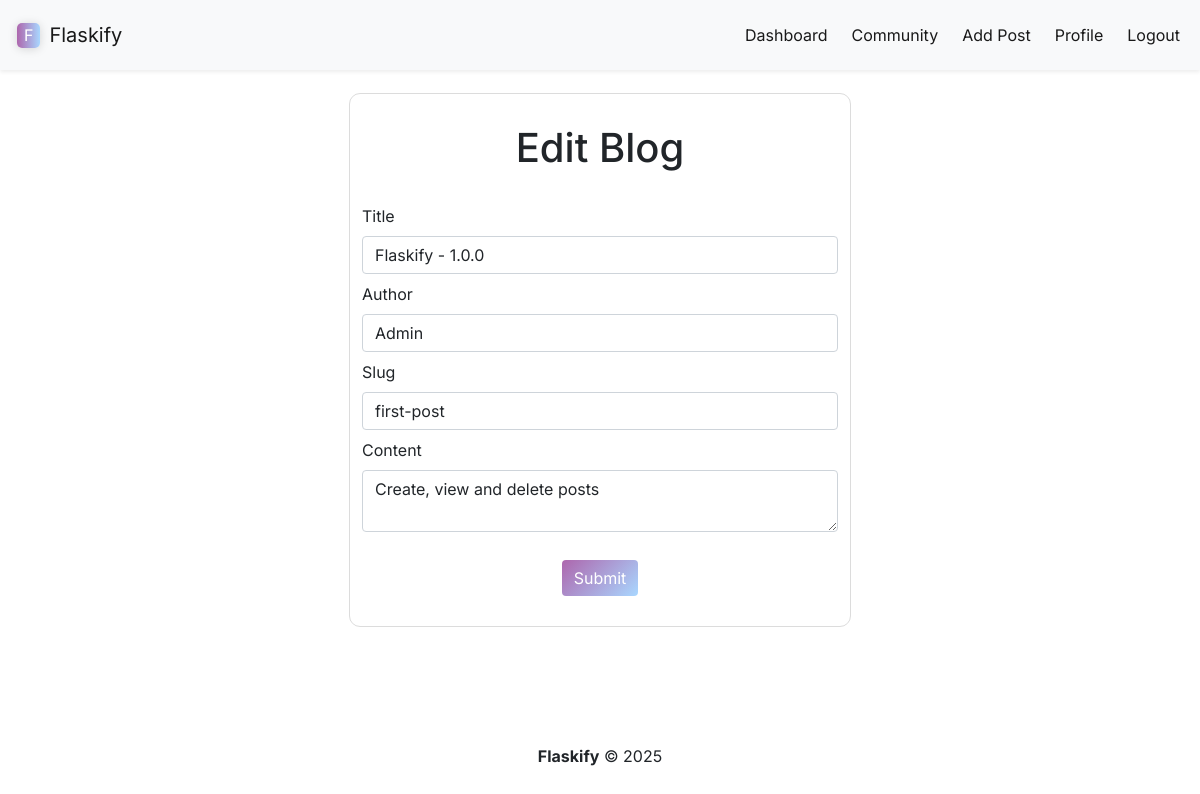
Page /posts/edit/1 (signed in) on the earlier database version.
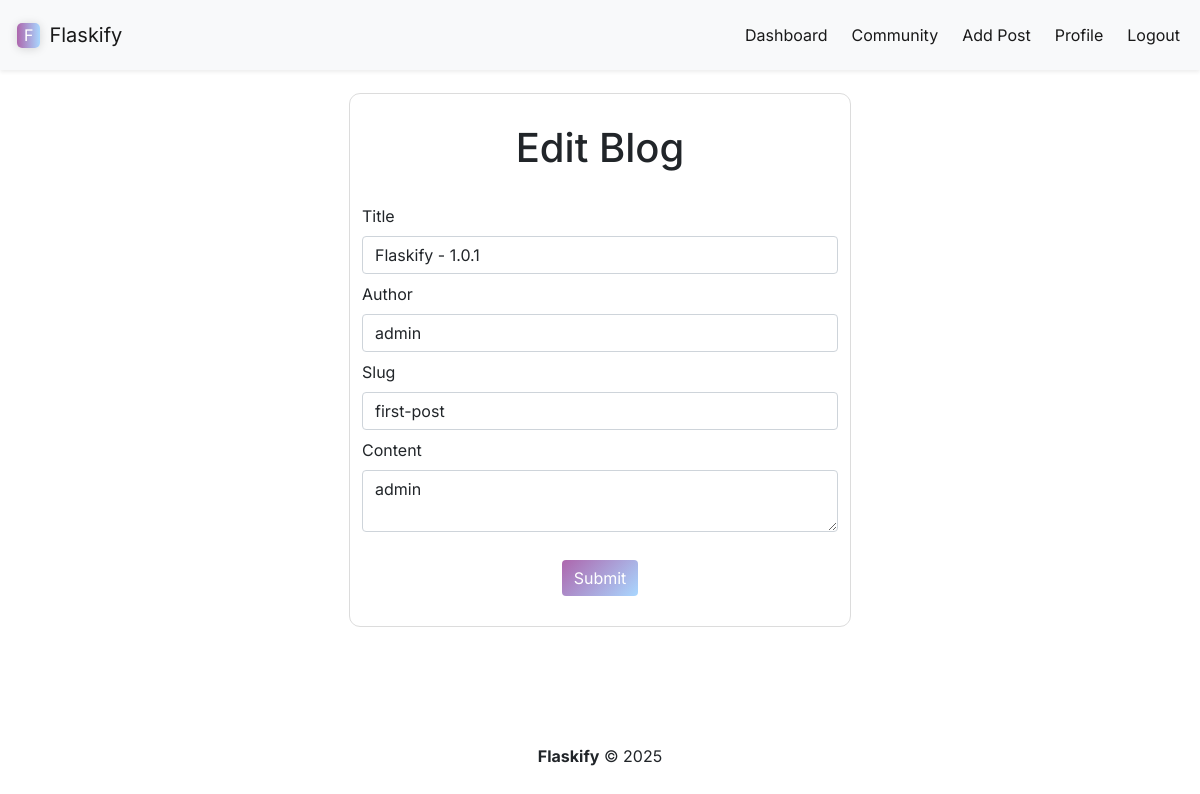
Same page on the later database version.
### models.py (models this page shows)
class Posts(db.Model):
    id = db.Column(db.Integer, primary_key=True)
    title = db.Column(db.String(999))
    content = db.Column(db.Text)
    author = db.Column(db.String(999))
    date_posted = db.Column(db.DateTime, default=datetime.now(timezone.utc))
    slug = db.Column(db.String(255))
    user_id = db.Column(db.Integer)

### app.py (the view, shortened to what this page needs)
@app.route('/posts/edit/<int:id>', methods=['GET', 'POST'])
@login_required
def edit_post(id):
    post = Posts.query.get_or_404(id)
    form = PostForm()
    form.title.data = post.title
    form.author.data = post.author
    form.slug.data = post.slug
    form.content.data = post.content
    return render_template("edit_post.html", form=form)

### web_forms.py
class PostForm(FlaskForm):
    title = StringField("Title", validators=[DataRequired()])
    content = StringField("Content", validators=[DataRequired()], widget=TextArea())
    author = StringField("Author", validators=[DataRequired()])
    slug = StringField("Slug", validators=[DataRequired()])
    submit = SubmitField("Submit")

### app.py (called while the page is built)
@login_manager.user_loader
def load_user(user_id):
    return Users.query.get(int(user_id))

### templates/edit_post.html (shortened to what this page needs)
{% extends 'base.html' %}
{% block navigation_items %}
    <div class="collapse navbar-collapse" id="navbarSupportedContent">
        <ul class="navbar-nav ms-auto gap-2">
            <li class="nav-item">
                <a class="nav-link active" aria-current="page" href="{{url_for('dashboard')}}">Dashboard</a>
            </li>
            <li class="nav-item">
                <a class="nav-link active" aria-current="page" href="{{url_for('posts')}}">Community</a>
            </li>
            <li class="nav-item">
                <a class="nav-link active" aria-current="page" href="{{url_for('add_post')}}">Add Post</a>
            </li>
            <li class="nav-item">
                <a class="nav-link active" aria-current="page" href="{{url_for('profile')}}">Profile</a>
            </li>
            <li class="nav-item">
                <a class="nav-link active" aria-current="page" href="{{url_for('logout')}}">Logout</a>
            </li>
        </ul>
    </div>
{% endblock %}
{% block section %}
  <div class="container container-fluid font-for-text" style="outline: 1px solid gainsboro; border-radius: 10px; padding-block: 30px; width: 500px; gap: 30px;">
        <h1 class="text-center">Edit Blog</h1>
        <br>
        <form method="POST" class="d-flex flex-column gap-2">
            {{ form.title.label(class="") }}
            {{ form.title(class="form-control") }}
            {{ form.author.label(class="")}}
            {{ form.author(class="form-control") }}
            {{ form.slug.label(class="")}}
            {{ form.slug(class="form-control") }}
            {{ form.content.label(rows="10")}}
            {{ form.content(class="form-control") }}
            <div class="d-flex justify-content-center">
                {{ form.submit(class="btn button-bg-style margin-top-styling") }}
            </div>
        </form>
    </div>
{% endblock %}

Differences in the rows shown:
changed Posts "first-post": title "Flaskify - 1.0.0" → "Flaskify - 1.0.1"; author "Admin" → "admin"; content "Create, view and delete posts" → "admin"
